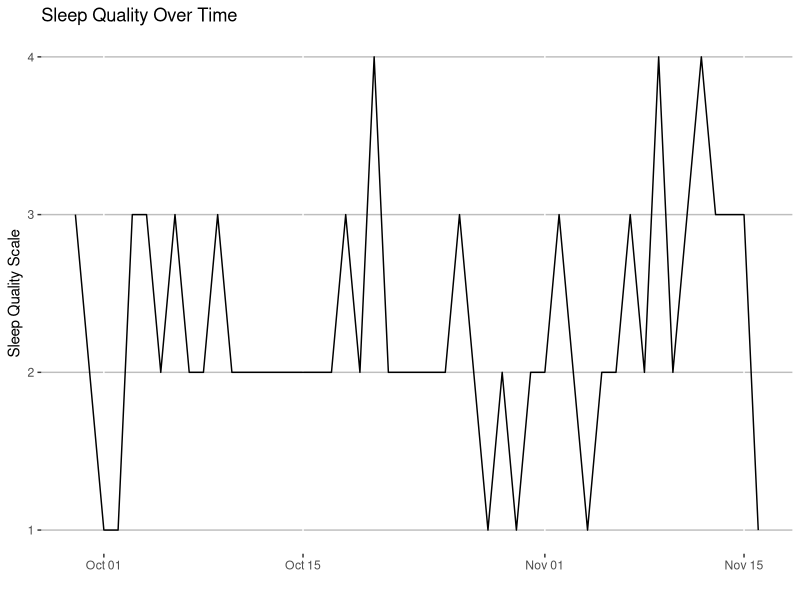
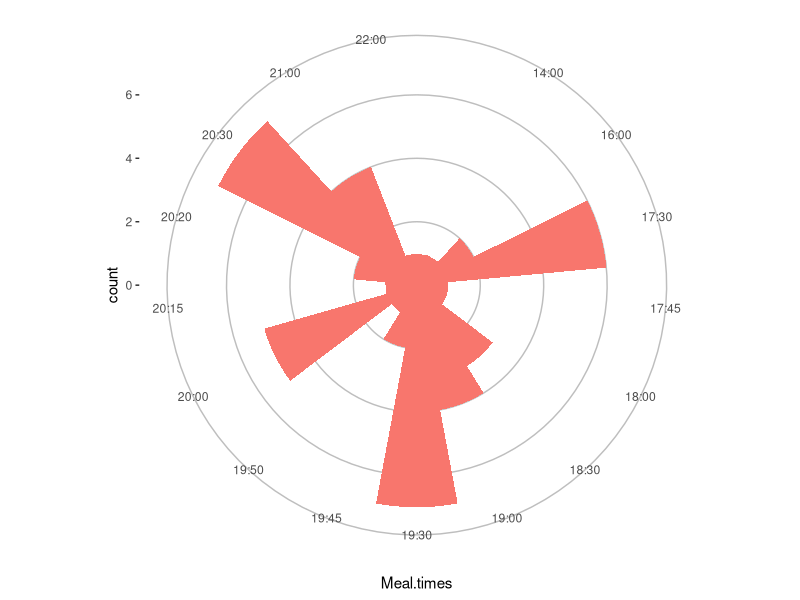
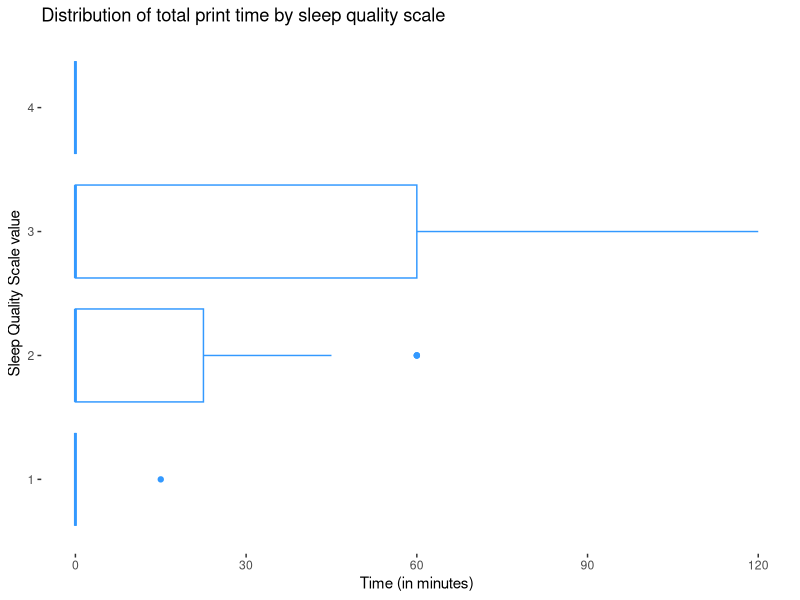
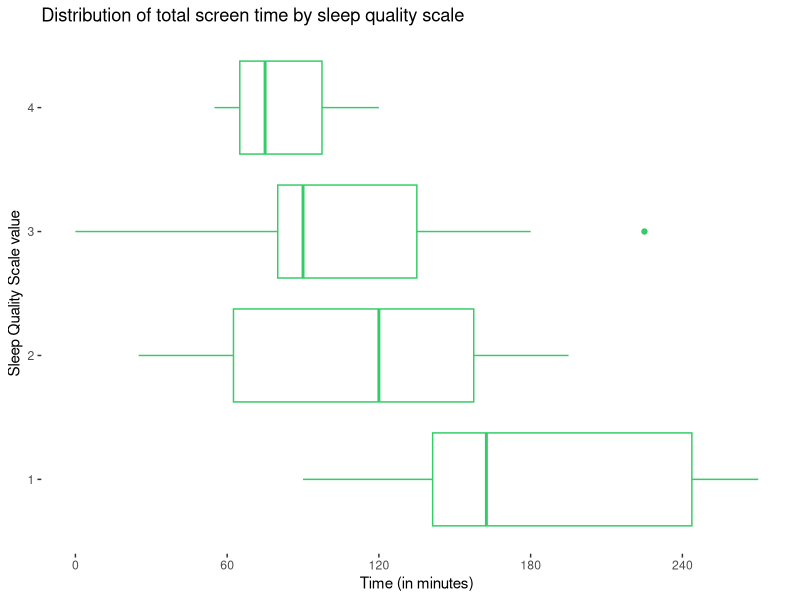

Reproduce these figures in R, in order.
# find which directory is referenced
print(getwd())

# change the directory so we can use the csv
setwd("/Users/zack/dat203_ccac/visualize_yourself/factor_tracker/")

sleep_data <- read.csv("factor_tracker_v2.csv")
head(sleep_data)

install.packages("lubridate")
install.packages("ggpubr")

library(ggplot2)
library(ggpubr)
library(lubridate)

sleep_data$Date <-  as.Date(parse_date_time(sleep_data$Date, 'ymd'))
typeof(sleep_data$Date)

?parse_date_time
ggplot() + 
  geom_line(sleep_data, mapping = aes(x = Date, y = Sleep.quality.scale, group = 1)) + 
  scale_x_date(date_minor_breaks="1 day") + 
  labs(x = '', y = "Sleep Quality Scale", title="Sleep Quality Over Time") + 
  theme(panel.background = element_rect(fill = "white")) + #, colour = "black")) +
  theme(panel.grid.major.y = element_line(color="grey"))

# creating a new series of total screen time
sleep_data$total.screen.time <- rowSums(sleep_data[,2:4], na.rm = TRUE)

# creating a new series of total print time
sleep_data$total.print.time <- rowSums(sleep_data[,5:7], na.rm = TRUE)

# experimenting with shapes
ggplot(sleep_data, aes(x = Meal.times, fill="#CC99FF")) +
  geom_bar(width=1, na.rm = TRUE) + coord_polar(theta = 'x') +
  theme(legend.position="none") +
  theme(panel.background = element_rect(fill = "#FFFFFF")) +
  theme(panel.grid.major.y = element_line(color="grey"))
  #scale_fill_brewer(palette = "Accent") 

tail(sleep_data)

ggplot() + 
  geom_boxplot(sleep_data, mapping = aes(x = total.print.time, y = as.character(Sleep.quality.scale)), color="#3399FF", show.legend = FALSE) +
  labs(y = "Sleep Quality Scale value", x = "Time (in minutes)") +
  labs(title = "Distribution of total print time by sleep quality scale") +
  theme(panel.background = element_rect(fill = "white")) + #xlim(0, 210) +
  scale_x_continuous(breaks = c(0, 30, 60, 90, 120, 150, 180))

ggplot() + 
  geom_boxplot(sleep_data, mapping = aes(x = total.screen.time, y = as.character(Sleep.quality.scale)), color="#33CC66", show.legend = FALSE) +
  labs(y = "Sleep Quality Scale value", x = "Time (in minutes)") +
  labs(title = "Distribution of total screen time by sleep quality scale") +
  theme(panel.background = element_rect(fill = "white")) + #xlim(0, 300) + 
  scale_x_continuous(breaks = c(0, 60, 120, 180, 240, 300))
